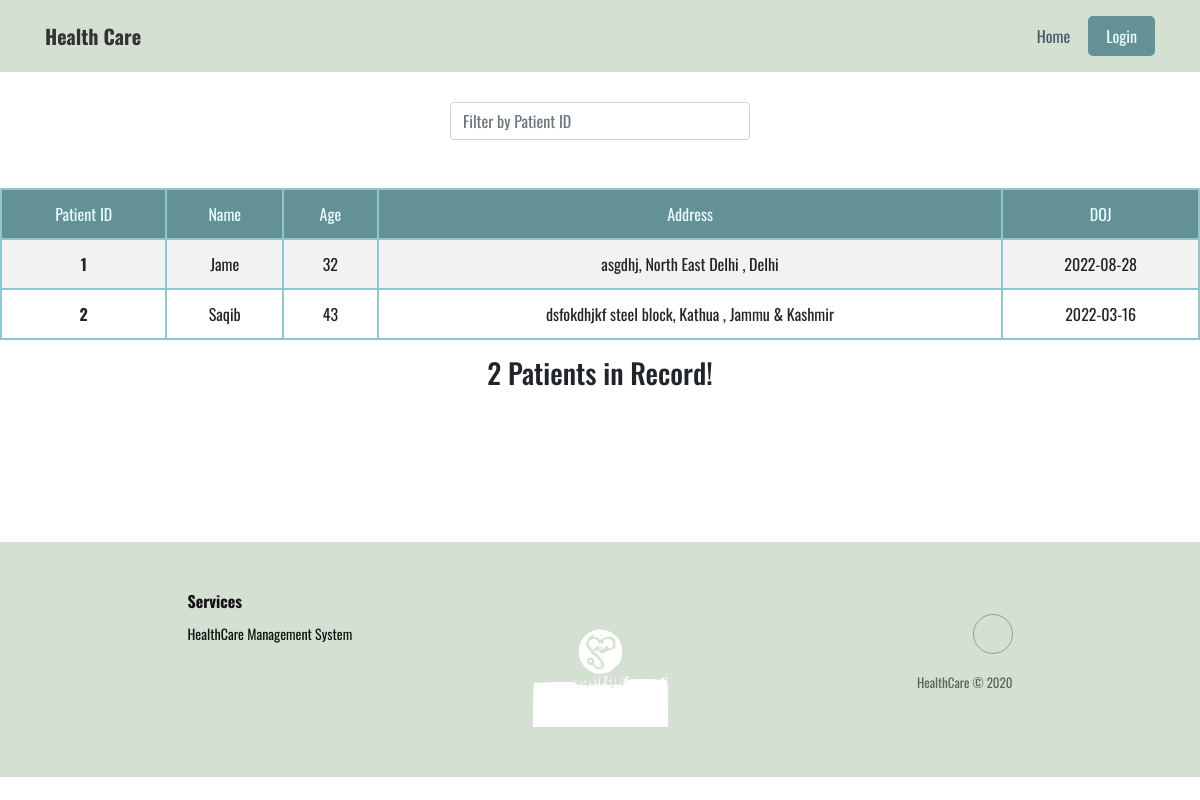
The page /ViewAllPatients on the database as committed earlier.
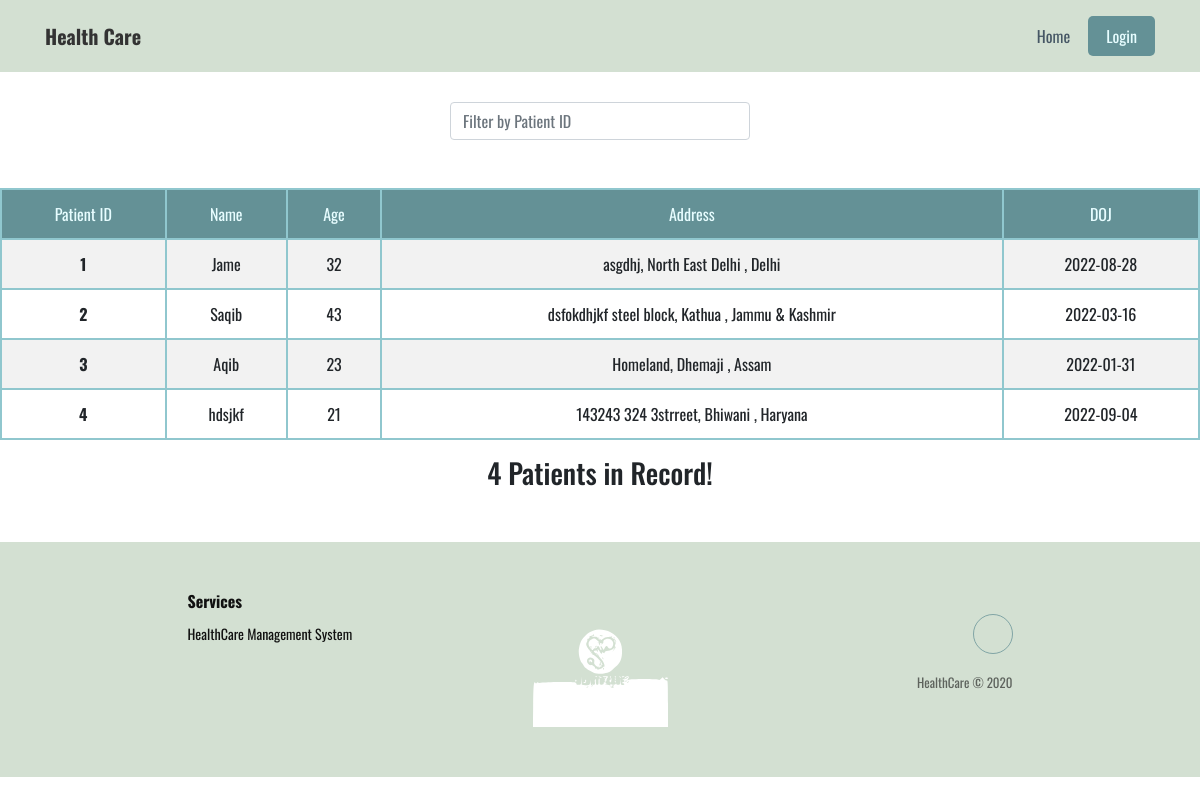
The same page on the database as committed later.
### Models.py (models this page shows, shortened)
class Patient_details(db.Model):
    id = db.Column(db.Integer, primary_key=True)
    name = db.Column(db.String(45), nullable=False)
    age = db.Column(db.Integer, nullable=False)
    ssn_id = db.Column(db.String(45), nullable=False, unique=True)
    admission_date = db.Column(db.Date, nullable=False)
    address = db.Column(db.String(45), nullable=False)
    city = db.Column(db.String(45), nullable=False)
    state = db.Column(db.String(45), nullable=False)
    status = db.Column(db.String(45), nullable=False)
    login_type = db.Column(db.String(5), nullable = False, default = 'P')

### Routes.py (the view)
@app.route("/ViewAllPatients")
def view_patient():
    patient = Patient_details.query.filter_by(status="Admitted")
    return render_template("view_patients.html", patients=patient)

### Routes.py (called while the page is built)
@app.context_processor
def inject_now():
    return {'now': date.today()}

### templates/view_patients.html (shortened to what this page needs)
{% extends 'layout.html' %}
{% block content %}
<div class="form-group" id="search_bar">
    <input type="text" class="search form-control" placeholder="Filter by Patient ID">
    <span class="counter"></span>
</div>
<br/>
<table class="table table-hover table-bordered results table-striped text-center" style="border-color: var(--dark)">
  <thead>
    <tr>
      <th>Patient ID</th>
      <th>Name</th>
      <th>Age</th>
      <th>Address</th>
      <th>DOJ</th>
    </tr>
  </thead>
  <tbody>
    {% for p in patients %}
    <tr>
      <th scope="row">{{p.id}}</th>
      <td>{{p.name}}</td>
      <td>{{p.age}}</td>
      <td>{{p.address}}, {{p.city}}, {{p.state}}</td>
      <td>{{p.admission_date}}</td>
    </tr>
    {% endfor %}
  </tbody>
</table>
<div class="text-center" style="margin-top: 0.5em;">
  <h3>
    {{ patients.count() }} Patients in Record!
  </h3>
</div>
{% endblock %}

### templates/layout.html (shortened to what this page needs)
<!DOCTYPE html>
<html>
<head>
    <link
            rel="stylesheet"
            href="https://cdnjs.cloudflare.com/ajax/libs/twitter-bootstrap/4.5.0/css/bootstrap.min.css"
    />
    <link
            rel="stylesheet"
            href="https://cdnjs.cloudflare.com/ajax/libs/ionicons/2.0.1/css/ionicons.min.css"
    />
    <link rel="stylesheet" href="../static/css/styles.css"/>
</head>
<body>
<header>
    <nav
            class="navbar navbar-light navbar-expand-md navigation-clean"
            style="background-color: transparent;"
    >
        <div class="container">
            <a
                    class="navbar-brand"
                    href="#"
                    style="font-family: Oswald, sans-serif;"
            >Health Care</a
            >
            <div class="collapse navbar-collapse" id="navcol-1">
                <ul class="nav navbar-nav ml-auto">
                    <li class="nav-item" role="presentation">
                        <a class="nav-link {% if home %} active {% endif %}" href="/">Home</a>
                    </li>
                    <li class="nav-item"
                        style="background-color: var(--origin); color: var(--light); border-radius: 5px;">
                        {% if session.get('user') %}
                        <a class="nav-link" href="/logout" style="color: var(--light);">Logout</a>
                        {% else %}
                        <a class="nav-link" href="/login" style="color: var(--light);">Login</a>
                        {% endif %}
                    </li>
                </ul>
            </div>
        </div>
    </nav>
</header>
<main>
    {% block content %}{% endblock %}
</main>
<div class="footer-clean">
    <footer>
        <div class="container">
            <div class="row justify-content-center">
                <div class="col-sm-4 col-md-3 item">
                    <h3>Services</h3>
                    <ul>
                        <li>HealthCare Management System</li>
                    </ul>
                </div>
                <div
                        class="col-sm-4 col-md-3 text-center item"
                        style="padding-top: 0px; padding-bottom: 0px;"
                >
                    <img
                            src="../static/img/logo.svg"
                            style="
                  width: 135px;
                  filter: grayscale(100%) hue-rotate(360deg) invert(100%);
                "
                    />
                </div>
                <div class="col-lg-3 item social">
                    <a href="mailto:asimmushtaq3005@gmail.coms"></a>
                    <p class="copyright">HealthCare © 2020</p>
                </div>
            </div>
        </div>
    </footer>
</div>
</body>
</html>

### static/css/styles.css (style rules this page uses)
:root { --main-color: #d3e0d2; --dark: #111; --origin: #649196; --darkless: #90c7ce; --light: #e7fdff; --grey: rgb(136, 136, 136); }
body { font-family: 'Oswald', sans-serif !important; }
main { min-height: 55vh; }
header, .footer-clean { background: var(--main-color) !important; }
.navigation-clean { background: #fff; padding-top: .75rem; padding-bottom: .75rem; color: #333; border-radius: 0; box-shadow: none; border: none; margin-bottom: 0; }
@media (min-width:768px) { .navigation-clean { padding-top: 1rem; padding-bottom: 1rem; } }
.navigation-clean .navbar-brand { font-weight: bold; color: inherit; }
.navigation-clean .navbar-collapse, .navigation-clean .form-inline { border-top-color: #ddd; }
.navigation-clean.navbar .navbar-nav .nav-link { padding-left: 18px; padding-right: 18px; }
.navigation-clean.navbar-light .navbar-nav .nav-link { color: #465765; }
.footer-clean { padding: 50px 0; color: var(--dark); }
.footer-clean h3 { margin-top: 0; margin-bottom: 12px; font-weight: bold; font-size: 16px; }
.footer-clean ul { padding: 0; list-style: none; line-height: 1.6; font-size: 14px; margin-bottom: 0; }
.footer-clean .item.social { text-align: right; }
.footer-clean .item.social > a { font-size: 24px; width: 40px; height: 40px; line-height: 40px; display: inline-block; text-align: center; border-radius: 50%; border: 1px solid var(--origin); margin-left: 10px; margin-top: 22px; color: inherit; opacity: 0.75; }
.footer-clean .copyright { margin-top: 14px; margin-bottom: 0; font-size: 13px; opacity: 0.6; }
.form-group { margin-bottom: .8rem; }
.counter { padding: 8px; color: #ccc; margin: -10px auto 0px; }
table { max-width: 1200px; width: 95vw; margin: 0 auto; }
thead tr th { font-weight: normal; background-color: var(--origin) !important; color: var(--light) !important; }
#search_bar { width: 300px; margin: 30px auto 0px auto; }
table.table-bordered > thead > tr > th { border:2px solid var(--darkless); }
table.table-bordered > tbody > tr > td { border:2px solid var(--darkless); }
table.table-bordered > tbody > tr > th { border:2px solid var(--darkless); }

Rows that differ between the two databases and show on the page:
added Patient_details: id "3", name "Aqib", age "23", address "Homeland", city "Dhemaji", state "Assam", admission_date "2022-01-31"
added Patient_details: id "4", name "hdsjkf", age "21", address "143243 324 3strreet", city "Bhiwani", state "Haryana", admission_date "2022-09-04"
Other text that changed with them:
{{ patients.count() }}: "2" → "4"
